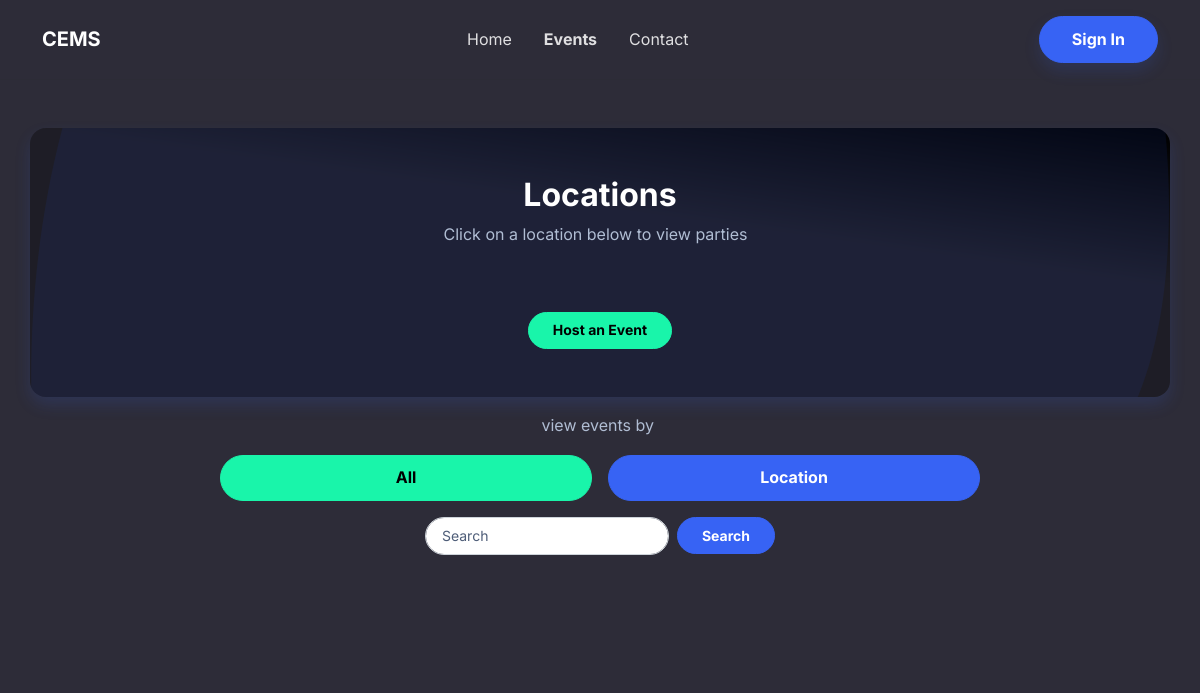
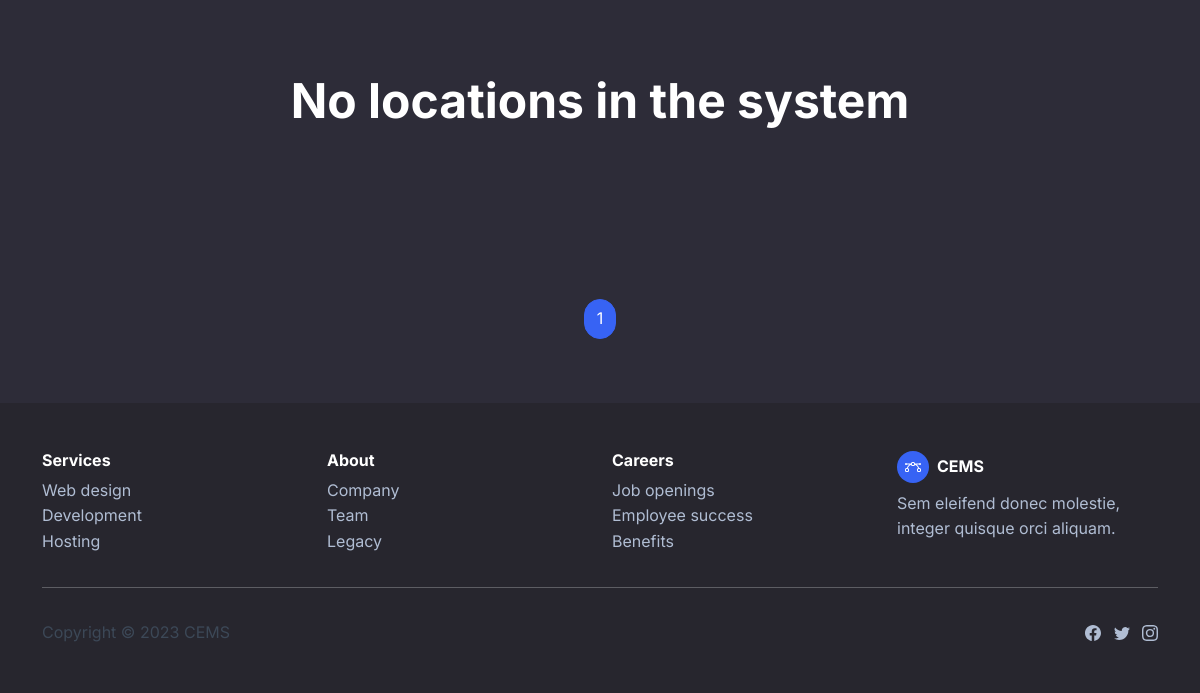
/locations/, run on an earlier commit of the app's database (2 pictures, top to bottom).
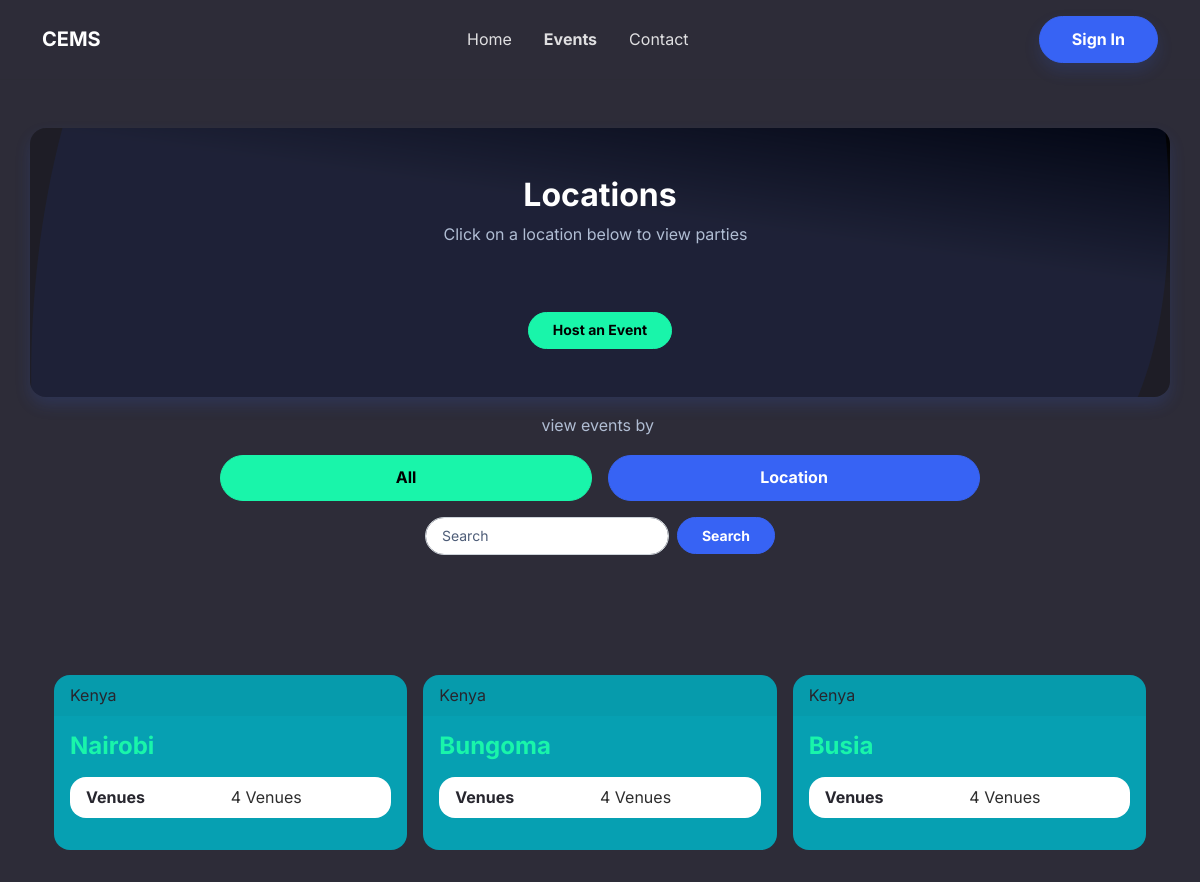
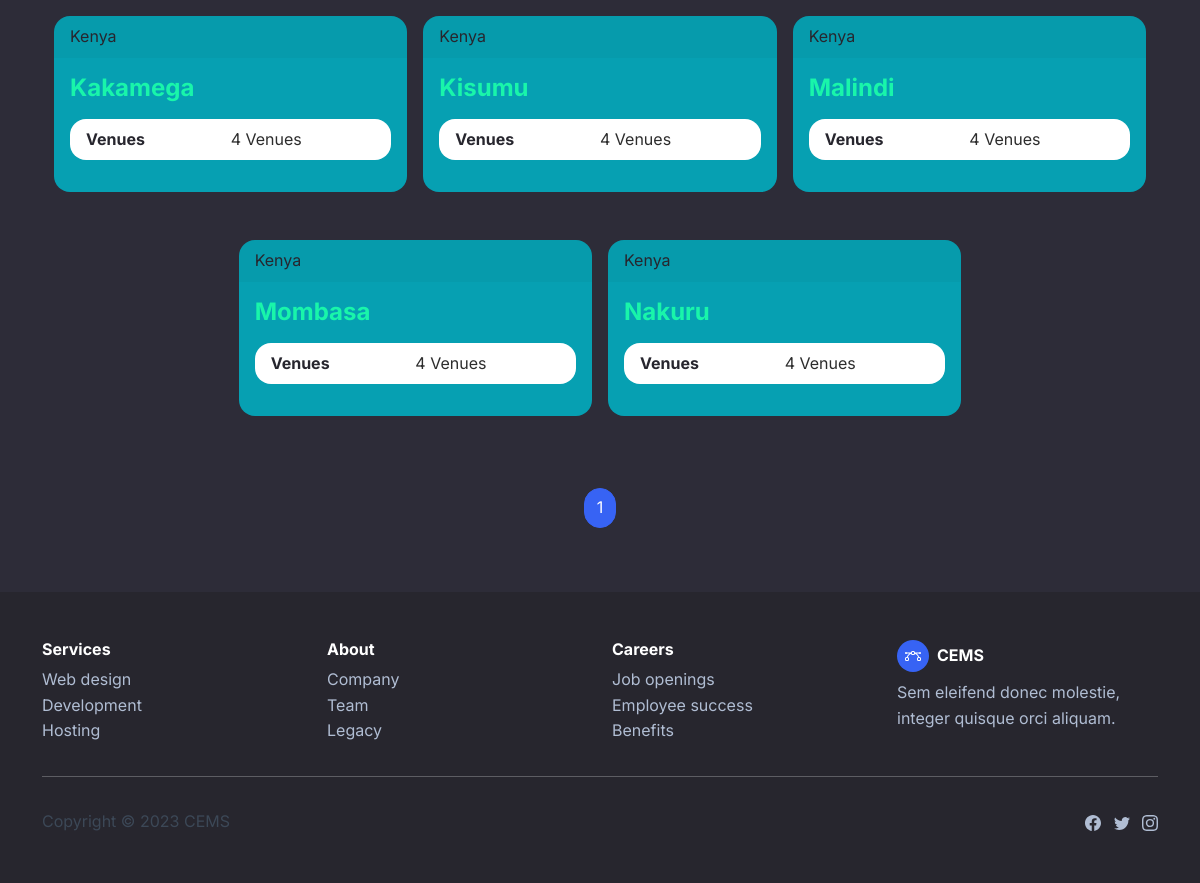
And on a later commit of the database (2 pictures, top to bottom).
### index_app/models.py (models this page shows, shortened)
class Location(models.Model):
    city = models.CharField(max_length=150)
    country = models.CharField(max_length=150)
    def get_absolute_url(self):
        return reverse('location-detail', kwargs={'pk': self.pk})
    class Meta:
        ordering = ['city']
        verbose_name = 'Location'
        verbose_name_plural = 'Locations'

### index_app/views.py (the view)
# urls.py: path('locations/',views.LocationListView.as_view(),name='location-list'),
class LocationListView(generic.ListView):
    model = Location
    paginate_by = 9

### index_app/templates/index_app/location_list.html (shortened to what this page needs)
{% extends 'base_generic.html' %}
{% load static %}
{% block styles %}
<link rel="stylesheet" href="https://cdnjs.cloudflare.com/ajax/libs/OwlCarousel2/2.3.4/assets/owl.carousel.min.css">
<link rel="stylesheet" href="{% static 'assets/css/OwlCarousel-2.css' %}">
<link rel="stylesheet" href="{% static 'assets/css/Responsive-UI-Card.css' %}">
{% endblock styles %}
{% block nav %}
<div class="collapse navbar-collapse" id="navcol-1" data-bs-spy="scroll" data-bs-smooth-scroll="true">
	<ul class="navbar-nav mx-auto">
		<li class="nav-item"><a class="nav-link" data-bss-hover-animate="pulse" href="{% url 'index' %}">Home</a>
		</li>
		<li class="nav-item"><a class="nav-link active" data-bss-hover-animate="pulse"
				href="{% url 'event-list' %}">Events</a>
		</li>
		<li class="nav-item"><a class="nav-link" href="{% url 'contact' %}">Contact</a></li>
	</ul>
	{% if user.is_authenticated %}
	<a class="btn btn-success shadow" role="button" href="{{user.get_to_dashboard}}">Dashboard</a>
	{% else %}
	<a class="btn btn-primary shadow" role="button" href="{% url 'login' %}">Sign In</a>
	{% endif %}
</div>
{% endblock nav %}
{% block main %}
<section class="py-5">
	<div class="container border rounded border-0 shadow py-5"
		style="background: url(&quot;{% static 'assets/img/blob.svg' %}&quot;) center / cover no-repeat, linear-gradient(-172deg, black, var(--bs-border-color-translucent) 37%), var(--bs-border-color-translucent);padding: 5px;height: auto;">
		<div class="row mb-4 mb-lg-5" style="margin: 0;">
			<div class="col-md-8 col-xl-6 text-center mx-auto">
				<h2 class="fw-bold">Locations</h2>
				<p class="text-muted">Click on a location below to view parties &nbsp;</p>
			</div>
		</div>
		<div class="d-flex justify-content-center align-items-center"><a class="btn btn-success btn-sm"
				role="button" data-bss-hover-animate="rubberBand" href="{% url 'add-event' %}" target="_blank">Host an
				Event</a></div>
	</div>
	<div class="row justify-content-center mx-0 g-2">
		<div class="col-12 text-center mx-auto">
			<p class="text-muted mt-3">view events by&nbsp;</p>
		</div>
		<div class="col-md-8 d-flex row justify-content-center">
			<a type="button" href="{% url 'event-list' %}" class="btn btn-success col mx-2">All</a>
			<a type="button" href="{% url 'location-list' %}" class="btn btn-primary col mx-2">Location</a>
		</div>
	</div>
	<div class="row mb-4 mb-lg-5" style="margin: 0;" id="events">
		<div class="col-md-8 col-xl-6 text-center mx-auto">
			<form class="d-flex justify-content-center flex-wrap my-2 align-items-center"
				action="?location={{select_location}}#events" method="get" style="border-style: none;">
				<div class="my-2"><input class="form-control form-control-sm" type="search" name="query"
						placeholder="Search" value="{{query}}" style="border-radius: 32px;"></div>
				<div class="my-2"><button class="btn btn-primary btn-sm ms-sm-2" type="submit">Search</button></div>
			</form>
		</div>
	</div>
	{% if location_list %}
	<div class="container py-4 py-xl-5">
		<div class="container">
			<div class="row justify-content-center g-3">
				{% for location in page_obj %}
				{% include "components/location_card.html" %}
				{% endfor %}
			</div>
		</div>
	</div>
	{% else %}
	<div class="p-5 mb-4 rounded-3">
		<div class="container-fluid py-5">
			<h1 class="display-5 fw-bold">No locations in the system</h1>
		</div>
	</div>
	{% endif %}
	<nav class="d-flex justify-content-center" style="text-align: center;">
		<ul class="pagination">
			{% for page_number in page_obj.paginator.page_range %}
			{% if page_obj.number == page_number %}
			<li class="page-item active">
				<a class="page-link"
					href="?page={{ page_number }}&query={{query}}&location={{select_location}}#events">{{page_number}}</a>
			</li>
			{% elif page_number > page_obj.number|add:'-3' and page_number < page_obj.number|add:'3' %} <li
				class="page-item">
				<a class="page-link"
					href="?page={{ page_number }}&query={{query}}&location={{select_location}}#events">{{page_number}}</a>
				</li>
				{% endif %}
				{% endfor %}
		</ul>
	</nav>
</section>
{% endblock main %}

### index_app/templates/components/location_card.html
<a href="{{location.get_absolute_url}}" class="col-lg-4 col-md-6 col-sm-12 p-2">
	<div class="card border-primary bg-info mb-3 rounded">
		<div class="card-header text-dark">{{location.country}}</div>
		<div class="card-body text-success">
			<h4 class="card-title  fw-bold">{{location.city}}</h4>
			<p class="card-text">
				<ul class="list-group list-group-flush rounded">
					<li class="list-group-item d-flex mx-0 justify-content-between">
						<span class="col-6  text-dark fw-bold">
							Venues
						</span>
						<span class="col-6">
							{{location.venue_set.count}} Venues
						</span>
					</li>
				</ul>
			</p>
		</div>
	</div>
</a>

What changed in the data, as far as the page shows it:
added Location: country "Kenya", city "Nairobi", venue_set.count "4"
added Location: country "Kenya", city "Bungoma", venue_set.count "4"
added Location: country "Kenya", city "Busia", venue_set.count "4"
added Location: country "Kenya", city "Kakamega", venue_set.count "4"
added Location: country "Kenya", city "Kisumu", venue_set.count "4"
added Location: country "Kenya", city "Malindi", venue_set.count "4"
added Location: country "Kenya", city "Mombasa", venue_set.count "4"
added Location: country "Kenya", city "Nakuru", venue_set.count "4"
Also different on the page:
text no longer shown: "No locations in the system"
